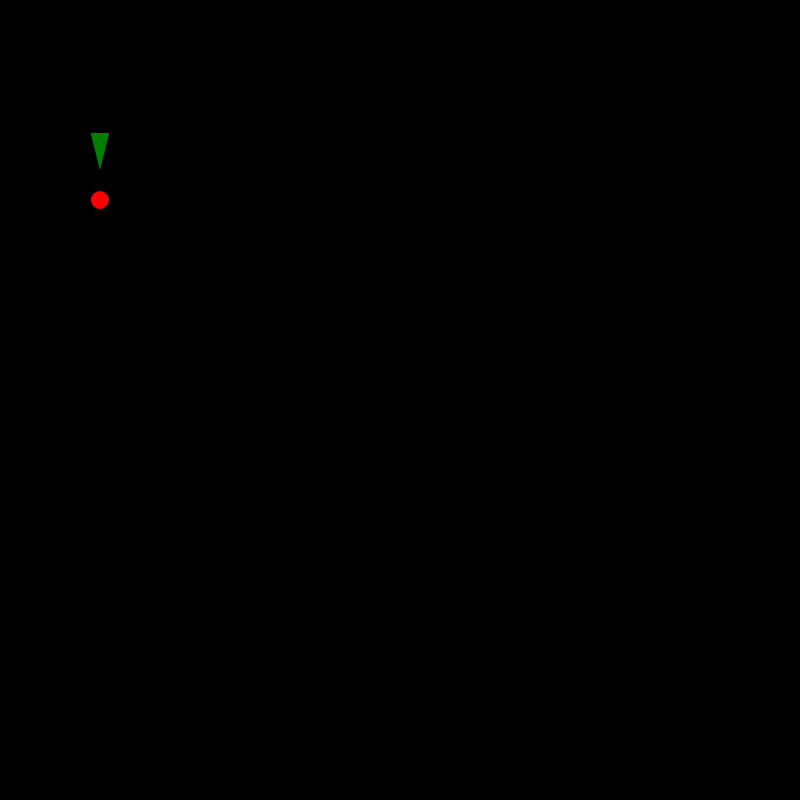
Frame 1 (no input)
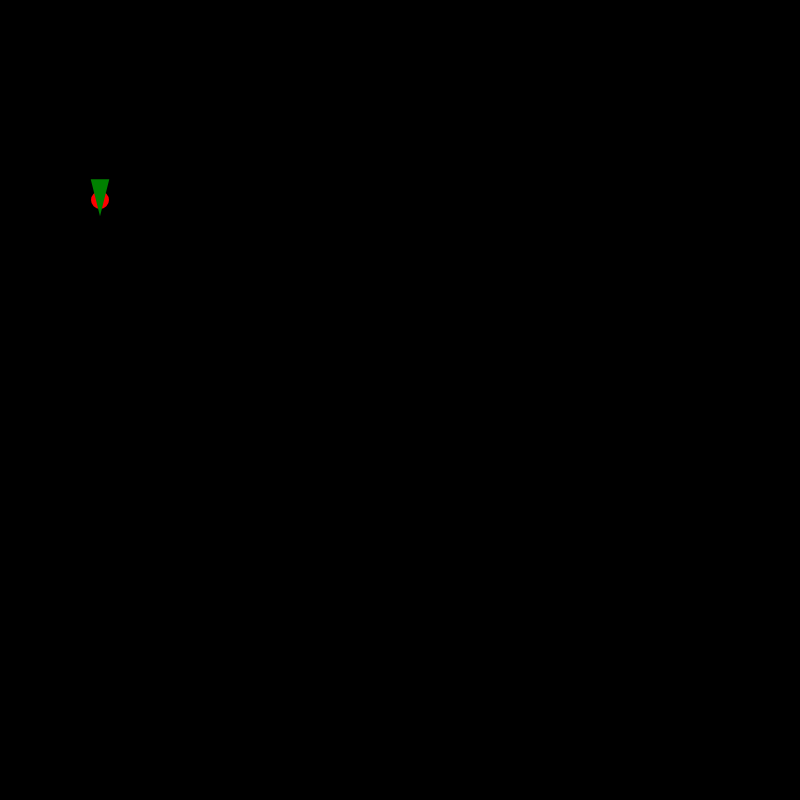
Frame 60 (no input)
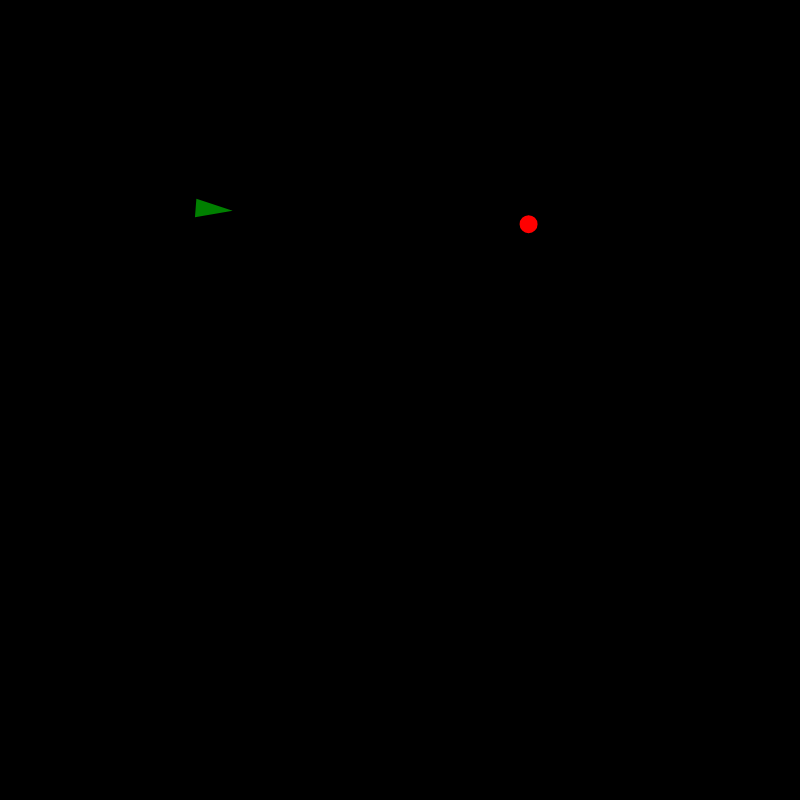
Frame 120 (the mouse pressed at the canvas centre since frame 60)

The p5.js sketch that drew these frames (run headless with seeded random() and noise() and a simulated clock; from frame 60 on, the mouse is pressed at the canvas centre):

// p5.js sketch
// ── sketch.js
class Particle {
  constructor( x, y, maxVel = 1, maxFrc = 1, r = 16) {
    this.pos = createVector( x, y );
    this.vel = createVector( 0, 0 );
    this.acc = createVector( 0, 0 );
    this.frc = createVector( 0, 0 );
    this.maxVel = maxVel;
    this.maxFrc = maxFrc;
    this.r = r;
 
  }
  
  
  seek(target, addforce=true) {
    let force = p5.Vector.sub(target.pos.copy(), this.pos);
    force.setMag(this.maxVel);
    force.sub(this.vel);
    force.limit( this.maxFrc );
    if ( addforce ){
      this.frc.add(force);
    }
    else {
      return force;
    }
  }
  
  
  flee(target) {
    this.frc.sub(this.seek(target, false));
  }
  
  pursuit(target, addforce=true) {
    let force = p5.Vector.sub(target.pos.copy(), this.pos);
    force.add(target.vel.copy().mult(10));
    force.setMag(this.maxVel);
    force.sub(this.vel);
    force.limit( this.maxFrc );
    if ( addforce ){
      this.frc.add(force);
    }
    else {
      return force;
    }
  }
  
  evade(target) {
    this.frc.sub(this.pursuit(target, false));
  }
  
  
  arrive(target, r=100) {
    
    let force = p5.Vector.sub(target.pos.copy(), this.pos);
    if  (force.mag() < r) {
      force.setMag(map(force.mag(), 0, r, 0, this.maxVel));
    }
    else {
      force.mult(this.maxVel);
    }

    force.sub(this.vel);
    force.limit( this.maxFrc );
    
    
    
    this.frc.add(force);
 
      
  }
  
  
  update() {
    this.acc.add( this.frc );
    this.vel.add( this.acc );
    this.vel.limit( this.maxVel );
    this.pos.add( this.vel );
    this.acc.set( 0, 0 );
    this.frc.set( 0, 0 );
  }
  
  
  clip() {
    if (this.pos.x > height){
      this.pos.x = 0;
    } 
    else if (this.pos.x < 0){
      this.pos.x = height;
    }
      
    if (this.pos.y > width){
      this.pos.y = 0;
    }
    else if (this.pos.y < 0){
      this.pos.y = width;
    }
  }
  
  
  bounce() {
    
  }
  
  
  place(x, y) {
    this.pos.x = x;
    this.pos.y = y;
  }
  
  
}

class Vehicle extends Particle {
  constructor( x, y ) {
    super(x, y);
  }
  
  show() {
    stroke( "green" )
    fill( "green" );
    strokeWeight( 2 );
    push();
    translate( this.pos.x, this.pos.y );
    rotate(this.vel.heading());
    triangle( -this.r, -this.r / 2, -this.r, this.r / 2, this.r, 0 )
    pop();
    
  }

}

class Target extends Particle {
  constructor( x, y ) {
    super(x, y);
  }
  
  show() {
    stroke( "red" );
    fill( "red" );
    strokeWeight( 2 );
    
    circle(this.pos.x, this.pos.y, this.r = 16)
  }


  
}

let myvehicle;
let mytarget;
let slider_speed;

function setup() {
  createCanvas( 800, 800 );
  
  slider_speed = createSlider(1, 10, 5);
  slider_speed.position(0 , height);
  text_speed = createDiv();
  text_speed.position(150 , height);
  slider_force = createSlider(1, 20, 10);
  slider_force.position(200 , height);
  text_force = createDiv();
  text_force.position(350 , height);

  
  target = new Target( 100, 200 );
  vehicle = new Vehicle( 100, 150 );
  

  
}

function draw() {
  background(0);
  
  
  if (p5.Vector.sub( target.pos, vehicle.pos ).mag() < 2 ) {
    target.place( random( width - 200 ) + 100, random( height - 200) + 100 );
  }
  
  //target.frc.add(createVector(0.05, 0.1))
  target.update();
  target.clip();
  target.show();
  
 

  vehicle.maxVel = slider_speed.value();
  text_speed.html('S=' + slider_speed.value());
  vehicle.maxFrc = slider_force.value() / 100;
  text_force.html('F=' + slider_force.value());
  
  //vehicle.seek(target);
  vehicle.arrive(target);
  //vehicle.flee(target);
  //vehicle.pursuit(target);  
  //vehicle.evade(target);  
  vehicle.update();
  vehicle.clip();
  vehicle.show();

}

function mouseClicked() {
  target.place(mouseX, mouseY)
}
